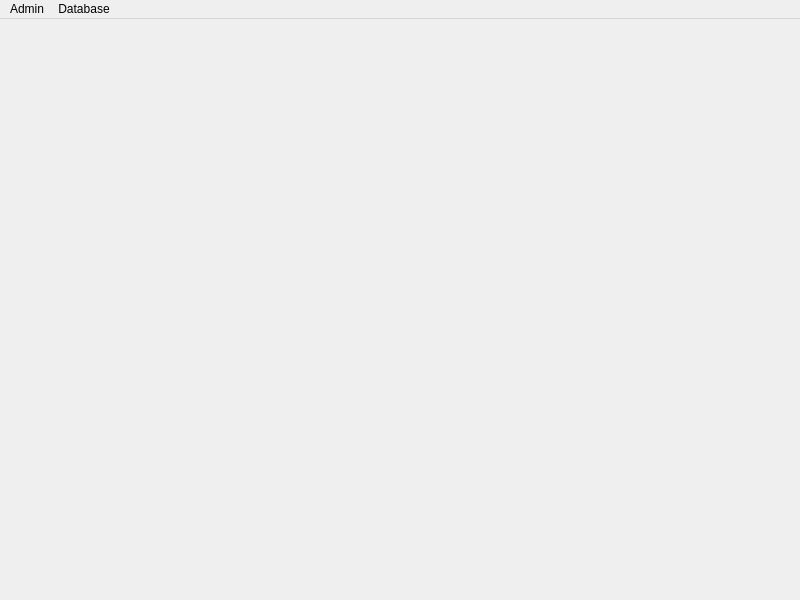
<?xml version="1.0" encoding="UTF-8"?>
<ui version="4.0">
 <class>MainWindow</class>
 <widget class="QMainWindow" name="MainWindow">
  <property name="geometry">
   <rect>
    <x>0</x>
    <y>0</y>
    <width>800</width>
    <height>600</height>
   </rect>
  </property>
  <property name="windowTitle">
   <string>MainWindow</string>
  </property>
  <widget class="QWidget" name="centralwidget"/>
  <widget class="QMenuBar" name="menubar">
   <property name="geometry">
    <rect>
     <x>0</x>
     <y>0</y>
     <width>800</width>
     <height>21</height>
    </rect>
   </property>
   <widget class="QMenu" name="menuAdmin">
    <property name="title">
     <string>Admin</string>
    </property>
    <addaction name="actionLog_in"/>
    <addaction name="actionLog_out"/>
   </widget>
   <widget class="QMenu" name="menuDatabase">
    <property name="title">
     <string>Database</string>
    </property>
    <addaction name="actionView_Database"/>
   </widget>
   <addaction name="menuAdmin"/>
   <addaction name="menuDatabase"/>
  </widget>
  <action name="actionLog_in">
   <property name="text">
    <string>Log in</string>
   </property>
  </action>
  <action name="actionLog_out">
   <property name="text">
    <string>Log out</string>
   </property>
  </action>
  <action name="actionView_Database">
   <property name="text">
    <string>View Database</string>
   </property>
  </action>
 </widget>
 <resources/>
 <connections/>
</ui>
